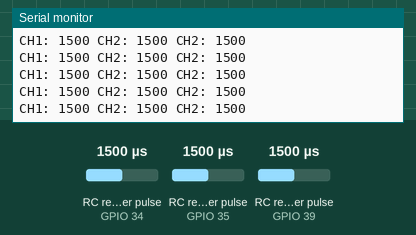
Bench run of a sketch on a simulated ESP32. On the bench: the last lines printed to the serial monitor. Wiring (inferred from the names in the program): 3 × RC receiver channel: data GPIO 34 / data GPIO 35 / data GPIO 39. The inputs (shaded band) are chosen by the test bench; at power-on: RC receiver pulse (sensors on GPIO 34, GPIO 35, GPIO 39) 1500 µs.

Above: at 1.2 s.
1.3 s: RC receiver pulse (sensor on GPIO 34) set to 1020 µs
At 1.35 s:
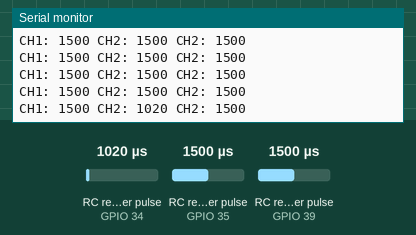
2.8 s: RC receiver pulse (sensor on GPIO 35) set to 1020 µs
At 2.83 s:
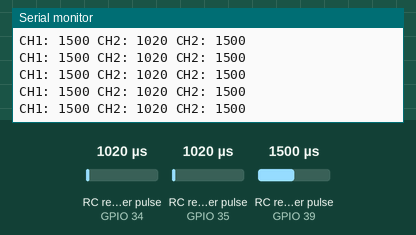
4.3 s: RC receiver pulse (sensor on GPIO 39) set to 1020 µs
At 4.31 s:
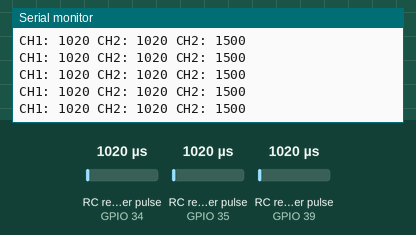
5.8 s: RC receiver pulse (sensor on GPIO 34) set to 1250 µs
At 5.83 s:
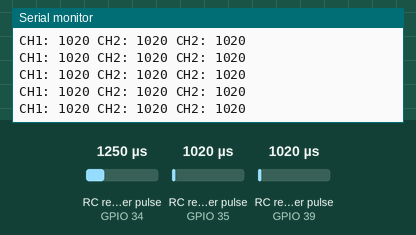
7.3 s: RC receiver pulse (sensor on GPIO 35) set to 1250 µs
At 7.31 s:
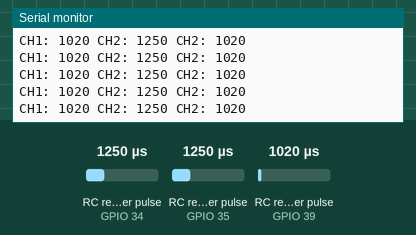
8.8 s: RC receiver pulse (sensor on GPIO 39) set to 1250 µs
At 8.83 s:
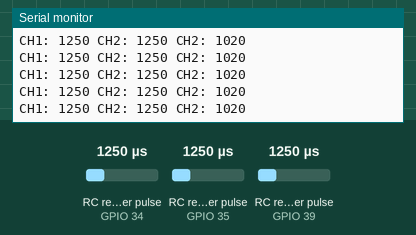
Timing chart, 0 to 11.3 s (numbered marks = the images above; inputs shaded):
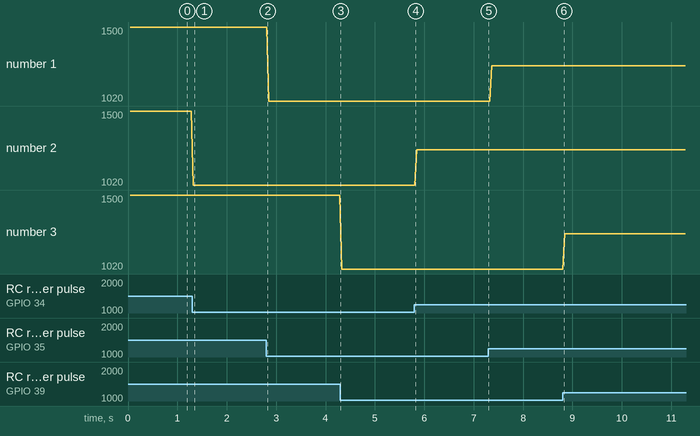

The sketch:

channel_reading.ino
```cpp
// FlySky Receiver Input Pins
#define CH1_PIN 35  // Forward/Backward
#define CH2_PIN 34  // Left/Right
#define CH5_PIN 39  // Speed Mode Switch

void setup() {
  Serial.begin(115200);

  // Set receiver pins
  pinMode(CH1_PIN, INPUT);
  pinMode(CH2_PIN, INPUT);
  pinMode(CH5_PIN, INPUT);

}

void loop() {
  // Read FlySky PWM signals
  int ch1 = pulseIn(CH1_PIN, HIGH, 25000); // Forward/Backward
  int ch2 = pulseIn(CH2_PIN, HIGH, 25000); // Left/Right
  int ch5 = pulseIn(CH5_PIN, HIGH, 25000); // Speed Mode Switch


  // Debug output
  Serial.print("CH1: "); Serial.print(ch1);
  Serial.print(" CH2: "); Serial.print(ch2);
  Serial.print(" CH2: "); Serial.println(ch5);

}
```

Measured:
- after the input at 1.3 s, the serial monitor: prints a new line at once (image 1)
- plotted number 2: 1500 → 1020 after the input at 1.3 s, 1020 → 1250 after the input at 5.8 s
